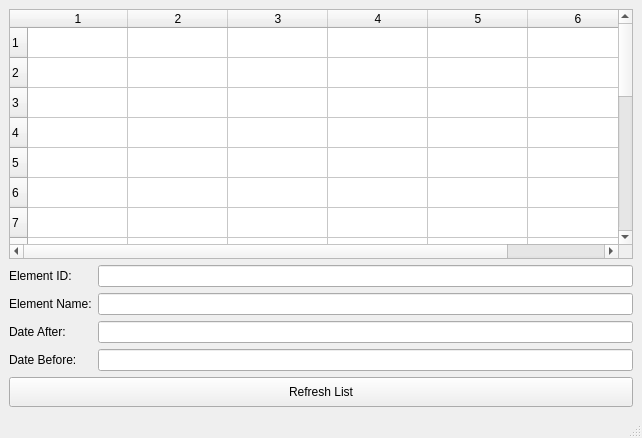
<?xml version="1.0" encoding="UTF-8"?>
<ui version="4.0">
 <class>MainWindow</class>
 <widget class="QMainWindow" name="MainWindow">
  <property name="geometry">
   <rect>
    <x>0</x>
    <y>0</y>
    <width>642</width>
    <height>438</height>
   </rect>
  </property>
  <property name="windowTitle">
   <string>MainWindow</string>
  </property>
  <widget class="QWidget" name="centralwidget">
   <layout class="QVBoxLayout" name="verticalLayout">
    <item>
     <widget class="QTableWidget" name="tableWidget">
      <property name="rowCount">
       <number>20</number>
      </property>
      <property name="columnCount">
       <number>6</number>
      </property>
      <row/>
      <row/>
      <row/>
      <row/>
      <row/>
      <row/>
      <row/>
      <row/>
      <row/>
      <row/>
      <row/>
      <row/>
      <row/>
      <row/>
      <row/>
      <row/>
      <row/>
      <row/>
      <row/>
      <row/>
      <column/>
      <column/>
      <column/>
      <column/>
      <column/>
      <column/>
     </widget>
    </item>
    <item>
     <layout class="QFormLayout" name="formLayout">
      <item row="0" column="0">
       <widget class="QLabel" name="elementIDLabel">
        <property name="text">
         <string>Element ID:</string>
        </property>
       </widget>
      </item>
      <item row="0" column="1">
       <widget class="QLineEdit" name="elementIDLineEdit"/>
      </item>
      <item row="1" column="0">
       <widget class="QLabel" name="elementNameLabel">
        <property name="text">
         <string>Element Name:</string>
        </property>
       </widget>
      </item>
      <item row="1" column="1">
       <widget class="QLineEdit" name="elementNameLineEdit"/>
      </item>
      <item row="2" column="0">
       <widget class="QLabel" name="dateAfterLabel">
        <property name="text">
         <string>Date After:</string>
        </property>
       </widget>
      </item>
      <item row="2" column="1">
       <widget class="QLineEdit" name="dateAfterLineEdit"/>
      </item>
      <item row="3" column="0">
       <widget class="QLabel" name="dateBeforeLabel">
        <property name="text">
         <string>Date Before:</string>
        </property>
       </widget>
      </item>
      <item row="3" column="1">
       <widget class="QLineEdit" name="dateBeforeLineEdit"/>
      </item>
     </layout>
    </item>
    <item>
     <widget class="QPushButton" name="refresh_btn">
      <property name="minimumSize">
       <size>
        <width>0</width>
        <height>30</height>
       </size>
      </property>
      <property name="baseSize">
       <size>
        <width>0</width>
        <height>0</height>
       </size>
      </property>
      <property name="text">
       <string>Refresh List</string>
      </property>
     </widget>
    </item>
   </layout>
  </widget>
  <widget class="QMenuBar" name="menubar">
   <property name="geometry">
    <rect>
     <x>0</x>
     <y>0</y>
     <width>642</width>
     <height>21</height>
    </rect>
   </property>
  </widget>
  <widget class="QStatusBar" name="statusbar"/>
 </widget>
 <resources/>
 <connections/>
</ui>
